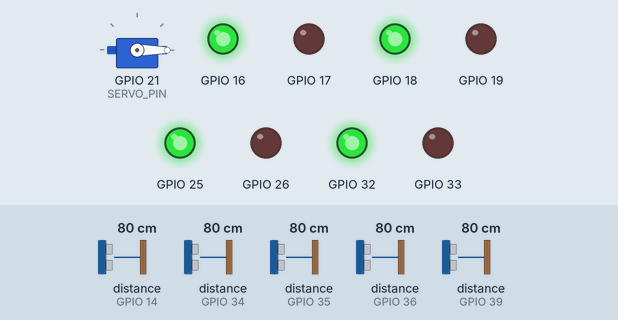
Bench run of a program on a simulated ESP32. Shown: servo, output pins drawn as LEDs (lit = HIGH). Wiring (from diagram.json): 5 × ultrasonic range finder: trigger GPIO 4, echo GPIO 34 / trigger GPIO 5, echo GPIO 35 / trigger GPIO 23, echo GPIO 36 / trigger GPIO 27, echo GPIO 39 / trigger GPIO 13, echo GPIO 14. The inputs (shaded band) are chosen by the test bench; at power-on: distance to the obstacle (sensors on GPIO 14, GPIO 34, GPIO 35, GPIO 36, GPIO 39) 80 cm. The echo pulse lasts 58.3 µs per cm; pins used as bus, display or sensor lines are not drawn; what the program prints to the serial monitor is not drawn.

Above: at 1.4 s.
1.5 s: distance to the obstacle (sensor on GPIO 14) set to 54 cm
3.2 s: distance to the obstacle (sensor on GPIO 14) set to 47 cm
At 4.39 s:
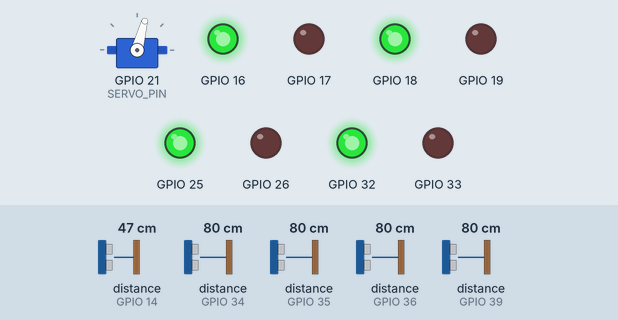
At 5.6 s:
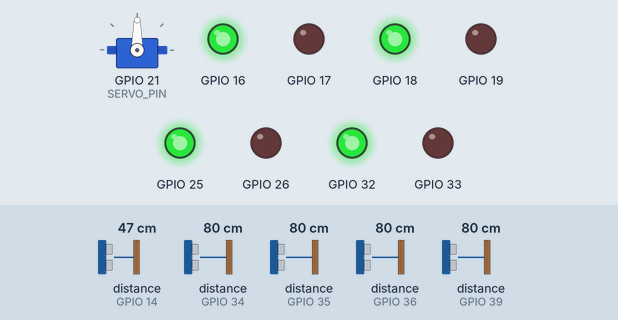
5.9 s: distance to the obstacle (sensor on GPIO 34) set to 52 cm
8.3 s: distance to the obstacle (sensor on GPIO 34) set to 46 cm
At 10.8 s:
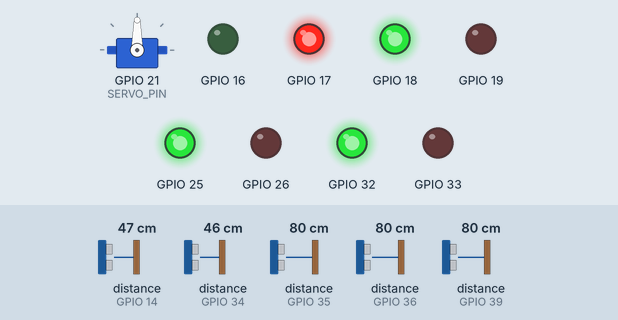
11.1 s: distance to the obstacle (sensor on GPIO 35) set to 52 cm
13.4 s: distance to the obstacle (sensor on GPIO 35) set to 44 cm
At 15.5 s:
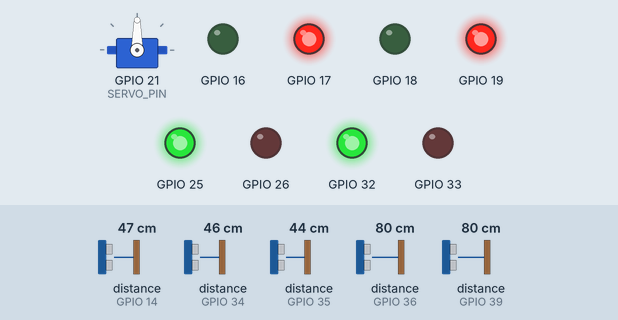
Timing chart, 0 to 17.0 s (numbered marks = the images above; inputs shaded):
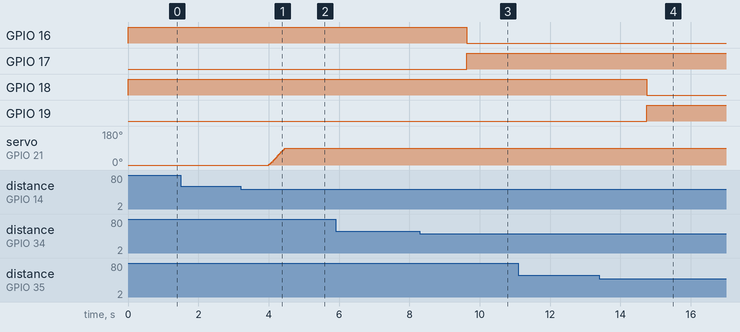

Measured:
- the behaviour switches between 50 and 49 cm on distance to the obstacle (sensor on GPIO 14) (found by bisection; images 0 and 1)
- the behaviour switches between 50 and 49 cm on distance to the obstacle (sensor on GPIO 34) (found by bisection; images 2 and 3)
- the behaviour switches between 50 and 49 cm on distance to the obstacle (sensor on GPIO 35) (found by bisection; images 3 and 4)
- after the input at 1.5 s, every drawn part: stays the same
- after the input at 3.2 s, servo on GPIO 21 (SERVO_PIN): moves from 0° to 90° over 0.45 s, starting after 0.81 s
- after the input at 5.9 s, every drawn part: stays the same
- after the input at 8.3 s, GPIO 16: HIGH → LOW after 1.3 s; GPIO 17: LOW → HIGH after 1.3 s
- after the input at 11.1 s, every drawn part: stays the same
- after the input at 13.4 s, GPIO 18: HIGH → LOW after 1.3 s; GPIO 19: LOW → HIGH after 1.3 s

The program:

main.cpp
```cpp
// Smart Parking — ESP32 firmware
//
// Reads 4 spot sensors + 1 gate sensor, shows each spot's state on its LEDs,
// drives the entry barrier, and builds the JSON report for the API.
// Fully non-blocking: everything is scheduled with millis(), never delay().
//
// Phase 2: the report is printed on the serial monitor.
// Phase 4: the same report will be POSTed to the API over Wi-Fi.

#include <Arduino.h>
#include <ArduinoJson.h>

#include "Barrier.h"
#include "Debouncer.h"
#include "Ultrasonic.h"
#include "config.h"

namespace {

Debouncer spotOccupied[cfg::SPOT_COUNT];
float spotDistanceCm[cfg::SPOT_COUNT];

Debouncer gateCar;
float gateDistanceCm = cfg::NO_ECHO_CM;

Barrier barrier;

size_t nextSensor = 0;  // 0..SPOT_COUNT-1 = spots, SPOT_COUNT = gate
uint32_t lastSensorTickMs = 0;
uint32_t lastReportMs = 0;
bool reportPending = true;  // send one report right after boot
bool fullWarningShown = false;

size_t freeSpotCount() {
  size_t free = 0;
  for (size_t i = 0; i < cfg::SPOT_COUNT; i++) {
    if (!spotOccupied[i].state()) free++;
  }
  return free;
}

void showSpotLeds(size_t i) {
  const bool occupied = spotOccupied[i].state();
  digitalWrite(cfg::SPOTS[i].ledGreen, occupied ? LOW : HIGH);
  digitalWrite(cfg::SPOTS[i].ledRed, occupied ? HIGH : LOW);
}

// Measures one sensor and updates its debounced state.
void readSensor(size_t index) {
  if (index < cfg::SPOT_COUNT) {
    const cfg::SpotPins& pins = cfg::SPOTS[index];
    spotDistanceCm[index] = measureDistanceCm(pins.trig, pins.echo);
    const bool raw = spotDistanceCm[index] < cfg::OCCUPIED_THRESHOLD_CM;

    if (spotOccupied[index].update(raw)) {
      showSpotLeds(index);  // local feedback first: works even without network
      Serial.printf("[spot] %s -> %s (%.1f cm), %u/%u free\n", pins.id,
                    spotOccupied[index].state() ? "occupied" : "free", spotDistanceCm[index],
                    (unsigned)freeSpotCount(), (unsigned)cfg::SPOT_COUNT);
      reportPending = true;
    }
  } else {
    gateDistanceCm = measureDistanceCm(cfg::GATE_TRIG, cfg::GATE_ECHO);
    const bool raw = gateDistanceCm < cfg::GATE_THRESHOLD_CM;

    if (gateCar.update(raw)) {
      Serial.printf("[gate] car %s (%.1f cm)\n", gateCar.state() ? "detected" : "gone",
                    gateDistanceCm);
      fullWarningShown = false;
      reportPending = true;
    }
  }
}

// Local gate rule: a car is waiting and there is room -> open.
// (From Phase 4 on, a command from the API can also open or close the barrier.)
void applyGateRule() {
  if (!gateCar.state() || barrier.state() != Barrier::State::CLOSED) return;

  if (freeSpotCount() > 0) {
    barrier.requestOpen();
  } else if (!fullWarningShown) {
    Serial.println("[gate] parking full: barrier stays closed");
    fullWarningShown = true;
  }
}

float roundTo1Decimal(float x) { return roundf(x * 10.0f) / 10.0f; }

// Builds the report in the exact format the API expects (docs/contracts/).
void sendReport(const char* reason) {
  JsonDocument doc;
  doc["device_id"] = cfg::DEVICE_ID;

  JsonArray spots = doc["spots"].to<JsonArray>();
  for (size_t i = 0; i < cfg::SPOT_COUNT; i++) {
    JsonObject spot = spots.add<JsonObject>();
    spot["spot_id"] = cfg::SPOTS[i].id;
    spot["distance_cm"] = roundTo1Decimal(spotDistanceCm[i]);
    spot["occupied"] = spotOccupied[i].state();
  }
  doc["gate_car_detected"] = gateCar.state();
  doc["barrier_state"] = barrier.stateName();

  Serial.printf("[report:%s] ", reason);
  serializeJson(doc, Serial);
  Serial.println();
}

}  // namespace

void setup() {
  Serial.begin(115200);
  Serial.println("\n=== Smart Parking ESP32 ===");

  for (size_t i = 0; i < cfg::SPOT_COUNT; i++) {
    const cfg::SpotPins& pins = cfg::SPOTS[i];
    pinMode(pins.trig, OUTPUT);
    pinMode(pins.echo, INPUT);
    pinMode(pins.ledGreen, OUTPUT);
    pinMode(pins.ledRed, OUTPUT);

    spotOccupied[i] = Debouncer(cfg::SPOT_DEBOUNCE_COUNT);
    spotDistanceCm[i] = cfg::NO_ECHO_CM;
    showSpotLeds(i);  // all spots start as free (green)
  }
  pinMode(cfg::GATE_TRIG, OUTPUT);
  pinMode(cfg::GATE_ECHO, INPUT);
  gateCar = Debouncer(cfg::GATE_DEBOUNCE_COUNT);

  barrier.begin(cfg::SERVO_PIN);
  Serial.printf("Ready: %u spots, sensor cycle %lu ms\n", (unsigned)cfg::SPOT_COUNT,
                (unsigned long)(cfg::SENSOR_TICK_MS * (cfg::SPOT_COUNT + 1)));
}

void loop() {
  const uint32_t now = millis();

  // 1. Read the next sensor (round-robin, one per tick)
  if (now - lastSensorTickMs >= cfg::SENSOR_TICK_MS) {
    lastSensorTickMs = now;
    readSensor(nextSensor);
    nextSensor = (nextSensor + 1) % (cfg::SPOT_COUNT + 1);
  }

  // 2. Barrier: local rule, then move the servo a step if needed
  applyGateRule();
  barrier.update(now, gateCar.state());

  // 3. Report: immediately on a change, otherwise a heartbeat every 5 s
  if (reportPending || now - lastReportMs >= cfg::HEARTBEAT_MS) {
    sendReport(reportPending ? "change" : "heartbeat");
    reportPending = false;
    lastReportMs = now;
  }
}
```

Barrier.h
```cpp
#pragma once

#include <Arduino.h>
#include <ESP32Servo.h>

// Entry barrier driven by a servo, as a non-blocking state machine:
//
//   CLOSED --requestOpen--> OPENING --(reached 90 deg)--> OPEN
//   OPEN --(gate clear for 5 s, or requestClose)--> CLOSING --(reached 0 deg)--> CLOSED
//   CLOSING --(car appears at the gate, or requestOpen)--> OPENING   (safety: never close on a car)
//
// update() must be called on every loop; it moves the servo a few degrees at a time.
class Barrier {
 public:
  enum class State { CLOSED, OPENING, OPEN, CLOSING };

  void begin(uint8_t servoPin);
  void requestOpen();
  void requestClose();
  void update(uint32_t nowMs, bool carAtGate);

  State state() const { return state_; }
  const char* stateName() const;  // "closed", "opening", "open", "closing" (API format)

 private:
  void setState(State s);

  Servo servo_;
  State state_ = State::CLOSED;
  int angle_ = 0;
  uint32_t lastStepMs_ = 0;
  uint32_t gateClearSinceMs_ = 0;  // when the gate sensor last became clear while OPEN
  bool gateWasClear_ = false;
};
```

Debouncer.h
```cpp
#pragma once

#include <stdint.h>

// Turns noisy boolean readings into a stable state: the state only changes after
// `required` identical readings in a row, so a slider passing by doesn't flicker.
// Plain C++ with no Arduino dependency, so it can be unit-tested on the PC.
class Debouncer {
 public:
  Debouncer(uint8_t required = 3, bool initial = false)
      : required_(required), state_(initial), candidate_(initial), count_(0) {}

  // Feeds one raw reading. Returns true when the stable state has just changed.
  bool update(bool raw) {
    if (raw == state_) {  // agrees with the current state: forget any pending change
      candidate_ = state_;
      count_ = 0;
      return false;
    }
    if (raw != candidate_) {  // a new candidate value: start counting again
      candidate_ = raw;
      count_ = 0;
    }
    if (++count_ >= required_) {
      state_ = raw;
      count_ = 0;
      return true;
    }
    return false;
  }

  bool state() const { return state_; }

 private:
  uint8_t required_;
  bool state_;
  bool candidate_;
  uint8_t count_;
};
```

Ultrasonic.h
```cpp
#pragma once

#include <Arduino.h>

#include "config.h"

// One HC-SR04 measurement in centimetres.
// The 10 us trigger pulse and pulseIn() are short, bounded waits (at most
// ECHO_TIMEOUT_US); only one sensor is measured per loop tick, so the loop stays responsive.
inline float measureDistanceCm(uint8_t trigPin, uint8_t echoPin) {
  digitalWrite(trigPin, LOW);
  delayMicroseconds(2);
  digitalWrite(trigPin, HIGH);
  delayMicroseconds(10);
  digitalWrite(trigPin, LOW);

  unsigned long echoUs = pulseIn(echoPin, HIGH, cfg::ECHO_TIMEOUT_US);
  if (echoUs == 0) return cfg::NO_ECHO_CM;  // nothing in range
  return echoUs / 58.0f;                    // sound: ~58 us per cm, round trip
}
```

Barrier.cpp
```cpp
#include "Barrier.h"

#include "config.h"

void Barrier::begin(uint8_t servoPin) {
  servo_.setPeriodHertz(50);
  servo_.attach(servoPin, 500, 2400);
  angle_ = cfg::SERVO_CLOSED_DEG;
  servo_.write(angle_);
  state_ = State::CLOSED;
}

void Barrier::requestOpen() {
  if (state_ == State::CLOSED || state_ == State::CLOSING) setState(State::OPENING);
}

void Barrier::requestClose() {
  if (state_ == State::OPEN || state_ == State::OPENING) setState(State::CLOSING);
}

void Barrier::update(uint32_t nowMs, bool carAtGate) {
  switch (state_) {
    case State::CLOSED:
      break;  // opening is decided by the controller (local rule or API command)

    case State::OPENING:
      if (nowMs - lastStepMs_ >= cfg::SERVO_STEP_MS) {
        lastStepMs_ = nowMs;
        angle_ = min(angle_ + cfg::SERVO_STEP_DEG, cfg::SERVO_OPEN_DEG);
        servo_.write(angle_);
        if (angle_ >= cfg::SERVO_OPEN_DEG) {
          gateWasClear_ = false;
          setState(State::OPEN);
        }
      }
      break;

    case State::OPEN:
      if (carAtGate) {
        gateWasClear_ = false;  // car still under the barrier: keep it open
      } else if (!gateWasClear_) {
        gateWasClear_ = true;  // car just passed: start the countdown
        gateClearSinceMs_ = nowMs;
      } else if (nowMs - gateClearSinceMs_ >= cfg::BARRIER_CLOSE_DELAY_MS) {
        setState(State::CLOSING);
      }
      break;

    case State::CLOSING:
      if (carAtGate) {  // safety: never come down on a car
        setState(State::OPENING);
        break;
      }
      if (nowMs - lastStepMs_ >= cfg::SERVO_STEP_MS) {
        lastStepMs_ = nowMs;
        angle_ = max(angle_ - cfg::SERVO_STEP_DEG, cfg::SERVO_CLOSED_DEG);
        servo_.write(angle_);
        if (angle_ <= cfg::SERVO_CLOSED_DEG) setState(State::CLOSED);
      }
      break;
  }
}

const char* Barrier::stateName() const {
  switch (state_) {
    case State::CLOSED:
      return "closed";
    case State::OPENING:
      return "opening";
    case State::OPEN:
      return "open";
    case State::CLOSING:
      return "closing";
  }
  return "unknown";
}

void Barrier::setState(State s) {
  if (s == state_) return;
  state_ = s;
  Serial.printf("[barrier] %s (angle %d)\n", stateName(), angle_);
}
```

config.h
```cpp
#pragma once

#include <Arduino.h>

// All pins, thresholds and timings in one place.
namespace cfg {

constexpr const char* DEVICE_ID = "esp32-parking-01";

struct SpotPins {
  const char* id;
  uint8_t trig;
  uint8_t echo;  // GPIO 34/35/36/39 are input-only: ideal for echo signals
  uint8_t ledGreen;
  uint8_t ledRed;
};

constexpr SpotPins SPOTS[] = {
    {"P1", 4, 34, 16, 17},
    {"P2", 5, 35, 18, 19},
    {"P3", 23, 36, 25, 26},
    {"P4", 27, 39, 32, 33},
};
constexpr size_t SPOT_COUNT = sizeof(SPOTS) / sizeof(SPOTS[0]);

constexpr uint8_t GATE_TRIG = 13;
constexpr uint8_t GATE_ECHO = 14;
constexpr uint8_t SERVO_PIN = 21;

// Detection
constexpr float OCCUPIED_THRESHOLD_CM = 50.0f;  // spot: closer than this = car parked
constexpr float GATE_THRESHOLD_CM = 50.0f;      // gate: closer than this = car waiting
constexpr uint8_t SPOT_DEBOUNCE_COUNT = 3;      // identical readings needed to change a spot
constexpr uint8_t GATE_DEBOUNCE_COUNT = 2;      // gate reacts a bit faster

// Sensor scheduling: one sensor per tick, round-robin over the 4 spots + gate,
// so each sensor is read every 5 x 100 ms = 500 ms and two never fire together.
constexpr uint32_t SENSOR_TICK_MS = 100;
constexpr uint32_t ECHO_TIMEOUT_US = 25000;  // ~4.3 m, beyond the HC-SR04 range
constexpr float NO_ECHO_CM = 400.0f;         // value used when no echo comes back

// Reporting
constexpr uint32_t HEARTBEAT_MS = 5000;

// Barrier (servo)
constexpr int SERVO_CLOSED_DEG = 0;
constexpr int SERVO_OPEN_DEG = 90;
constexpr int SERVO_STEP_DEG = 3;
constexpr uint32_t SERVO_STEP_MS = 15;              // 90 deg in ~0.45 s
constexpr uint32_t BARRIER_CLOSE_DELAY_MS = 5000;  // close 5 s after the car has passed

}  // namespace cfg
```
